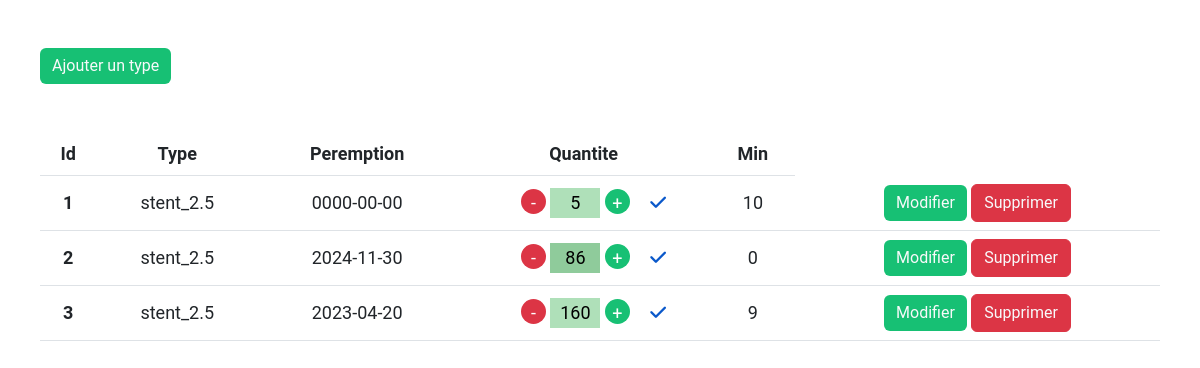
The app's page /all-materials/display.php?item=3 (signed in) with its own data.
### all-materials/display.php (called while the page is built, shortened)
<?php
include('../connection/connection.php');
include("displayFunction.php");
display('3', 'stent_2,5');
    include("header.php"); ?>

### all-materials/displayFunction.php (the view, shortened to what this page needs)
<?php
function display($caseNumber, $tableName)
{
    include('../connection/connection.php');
    $selectedItem = $_GET['item'];
    switch ($selectedItem) {
        case $caseNumber:
            include("header.php"); ?>
            <table class="table">
                <thead>
                    <tr>
                        <th scope="col">Id</th>
                        <th scope="col">Type</th>
                        <th scope="col">Peremption</th>
                        <th scope="col">Quantite</th>
                        <th scope="col">Min</th>
                    </tr>
                </thead>
                <tbody>
                    <?php
                    $sql = "select * from `$tableName` ORDER BY Id";
                    $result = mysqli_query($con, $sql);
                    if ($result) {
                        while ($row = mysqli_fetch_assoc($result)) {
                            $id = $row['id'];
                            $type = $row['Type'];
                            $peremption = $row['Peremption'];
                            $quantite = $row['Quantite'];
                            $min = $row['Min'];
                            echo '<tr>
                                            <th scope="row">' . $id . '</th>
                                            <td>' . $type . '</td>
                                            <td>' . $peremption . '</td>
                                            <td>
                                            <form method="post" action="updateQuantity.php">
                                                <input type="hidden" name="id" value="' . $id . '">
                                                <span class="minus">-</span>
                                                <input type="number" name="quantity" value="' . $quantite . '">
                                                <span class="plus">+</span>
                                                <button type="submit"><i class="fa-solid fa-check"></i></button>
                                            </form>
                                        </td>
                                                  <td>' . $min . '</td>
                                                  <td>
                                                  <button class="btn btn-primary">
                                                      <a href="../buttons/update.php?item=' . $selectedItem . ' &updatedId=' . $id . '" class="text-light">Modifier</a>
                                                  </button>
                                                  <button class="btn btn-danger">
                                                      <a href="../buttons/delete.php?item=' . $selectedItem . ' &deletedId=' . $id . '" class="text-light">Supprimer</a>
                                                  </button>
                                              </td>
                                            </tr>';
                        }
                    }
                    ?>
                </tbody>
            </table>
            <?php break;
    }
}
?>

### css/main.css (style rules this page uses)
:root { --main-color: #8fcb9b; --main-color-alt: #5b9279; --main-section-color: #eae6e5; --main-border-raduis: 8px; --main-transition: 0.7s; }
html { scroll-behavior: smooth; }
* { -webkit-box-sizing: border-box; -moz-box-sizing: border-box; box-sizing: border-box; }
body { font-family: "Roboto", sans-serif; }
a { text-decoration: none; display: block; }
.btn-primary { background-color: #17c074; border: none; }
table tr { transition: 0.5s; text-align: center; vertical-align: middle; font-size: 18px; }
table tr:is(:nth-child(even)) { background-color: var(--main-color); }
table tr:is(:nth-child(odd)) { background-color: rgb(175, 224, 185); }
table thead tr { background-color: unset !important; }
tr form input[type="number"] { border: none; padding: 0; width: 50px; height: 30px; text-align: center; }
tr:is(:nth-child(even)) form input[type="number"] { background-color: var(--main-color); }
tr:is(:nth-child(odd)) form input[type="number"] { background-color: rgb(175, 224, 185); }
tr form button { background-color: inherit; border: none; color: #0a58ca; width: 10px; height: 10px; }
tr form button i { margin-left: 10px; }
span.plus, span.minus { color: white !important; display: inline-block; width: 25px; height: 25px; border-radius: 50%; }
span.plus { background-color: #17c074; }
span.minus { background-color: #dc3545; }

### records on screen
stent_2,5: id "1", Type "stent_2.5", Peremption "0000-00-00", quantity "5", Min "10"
stent_2,5: id "2", Type "stent_2.5", Peremption "2024-11-30", quantity "86", Min "0"
stent_2,5: id "3", Type "stent_2.5", Peremption "2023-04-20", quantity "160", Min "9"
